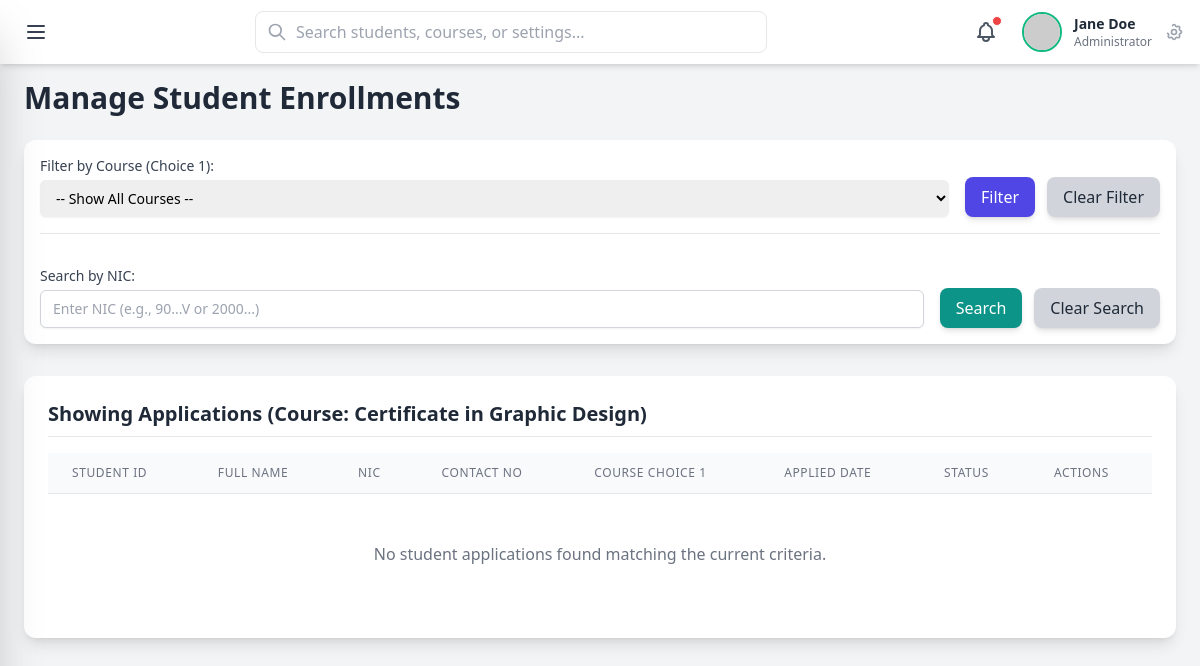
/admin/pages/manage_students.php?filter_course=Certificate in Graphic Design, run on an earlier commit of the app's database.
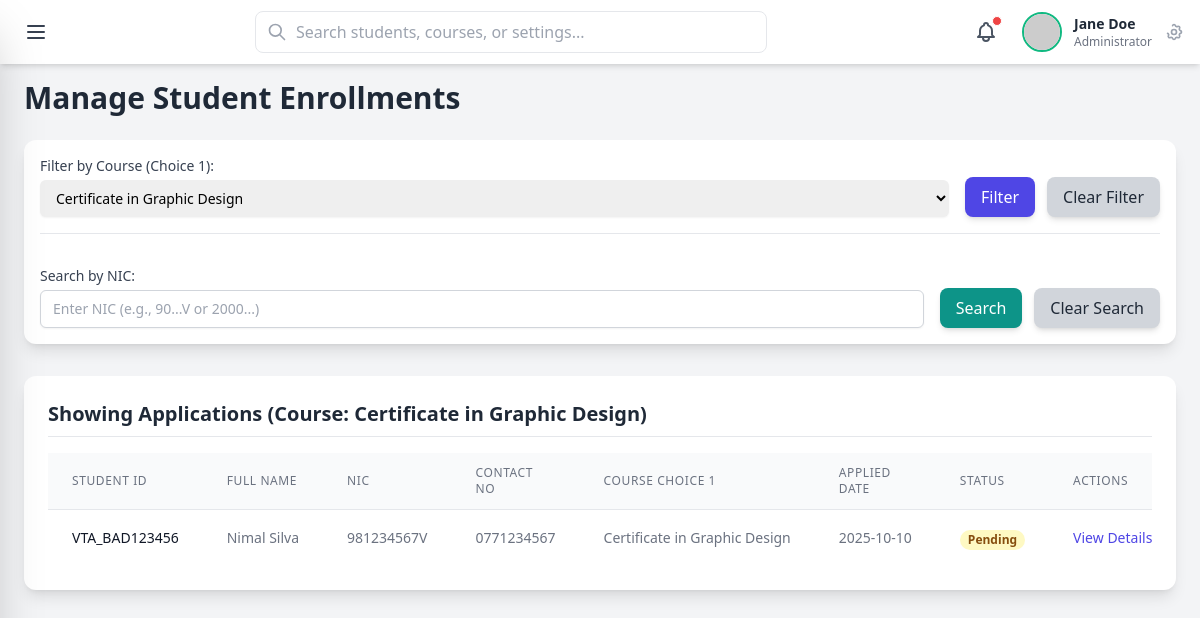
And on a later commit of the database.
### tables this page shows
CREATE TABLE `student_enrollments` (
  `id` int(11) UNSIGNED NOT NULL,
  `Student_id` varchar(50) NOT NULL,
  `full_name` varchar(255) NOT NULL,
  `nic` varchar(12) NOT NULL,
  `address` text NOT NULL,
  `dob` date NOT NULL,
  `contact_no` varchar(15) NOT NULL,
  `whatsapp_no` varchar(15) DEFAULT NULL,
  `ol_pass_status` enum('Yes','No') NOT NULL,
  `ol_english_grade` varchar(5) DEFAULT NULL,
  `ol_maths_grade` varchar(5) DEFAULT NULL,
  `ol_science_grade` varchar(5) DEFAULT NULL,
  `al_category` varchar(50) NOT NULL,
  `course_option_one` varchar(100) NOT NULL,
  `course_option_two` varchar(100) DEFAULT NULL,
  `application_date` timestamp NOT NULL DEFAULT current_timestamp(),
  `is_processed` tinyint(1) DEFAULT 0
);

### admin/pages/manage_students.php (the view, shortened to what the changed rows need)
<?php
include_once('../include/header.php');
include_once('../../include/connection.php');
$course_options_query = "SELECT DISTINCT course_option_one FROM student_enrollments WHERE course_option_one IS NOT NULL AND course_option_one != '' ORDER BY course_option_one ASC";
$course_options_result = $con->query($course_options_query);
$filter_course = '';
if (isset($_GET['filter_course']) && !empty($_GET['filter_course'])) {
    $filter_course = trim($_GET['filter_course']);
}
$search_nic = '';
$base_query = "SELECT * FROM student_enrollments";
$where_clauses = [];
$params = [];
$types = "";
if ($filter_course) {
    $where_clauses[] = "course_option_one = ?";
    $params[] = $filter_course;
    $types .= "s";
}
if (!empty($where_clauses)) {
    $base_query .= " WHERE " . implode(" AND ", $where_clauses);
}
$base_query .= " ORDER BY application_date DESC";
$stmt = $con->prepare($base_query);
if ($stmt) {
    if (!empty($params)) {
        $stmt->bind_param($types, ...$params);
    }
    $stmt->execute();
    $result = $stmt->get_result();
} else {
     echo '<div class="bg-red-100 border-l-4 border-red-500 text-red-700 p-4 rounded-lg mb-6" role="alert">';
     echo '<p class="font-bold">Error!</p>';
     echo '<p>Failed to prepare database query: ' . $con->error . '</p>';
     echo '</div>';
     $result = false;
}
?>
<h2 class="text-3xl font-bold text-gray-800 mb-6">Manage Student Enrollments</h2>
<div class="bg-white p-4 rounded-xl shadow-lg my-6 space-y-4">
    <form action="manage_students.php" method="GET" class="flex flex-col sm:flex-row sm:items-end sm:gap-4 border-b pb-4">
        <div class="flex-grow">
            <label for="filter_course" class="block text-sm font-medium text-gray-700">Filter by Course (Choice 1):</label>
            <select id="filter_course" name="filter_course" class="mt-1 block w-full pl-3 pr-10 py-2 text-base border-gray-300 focus:outline-none focus:ring-indigo-500 focus:border-indigo-500 sm:text-sm rounded-md shadow-sm">
                <option value="">-- Show All Courses --</option>
                <?php
                if ($course_options_result && $course_options_result->num_rows > 0) {
                     $course_options_result->data_seek(0);
                    while ($row = $course_options_result->fetch_assoc()) {
                        $course_val = htmlspecialchars($row['course_option_one']);
                        $selected = ($filter_course == $course_val) ? 'selected' : '';
                        echo "<option value=\"$course_val\" $selected>$course_val</option>";
                    }
                }
                ?>
            </select>
        </div>
    </form>
</div>
<div class="bg-white p-6 rounded-xl shadow-lg mt-8">
    <div class="overflow-x-auto">
        <table class="min-w-full divide-y divide-gray-200">
            <thead class="bg-gray-50">
                <tr>
                    <th scope="col" class="px-6 py-3 text-left text-xs font-medium text-gray-500 uppercase tracking-wider">Student ID</th>
                    <th scope="col" class="px-6 py-3 text-left text-xs font-medium text-gray-500 uppercase tracking-wider">Full Name</th>
                    <th scope="col" class="px-6 py-3 text-left text-xs font-medium text-gray-500 uppercase tracking-wider">NIC</th>
                    <th scope="col" class="px-6 py-3 text-left text-xs font-medium text-gray-500 uppercase tracking-wider">Contact No</th>
                    <th scope="col" class="px-6 py-3 text-left text-xs font-medium text-gray-500 uppercase tracking-wider">Course Choice 1</th>
                    <th scope="col" class="px-6 py-3 text-left text-xs font-medium text-gray-500 uppercase tracking-wider">Applied Date</th>
                    <th scope="col" class="px-6 py-3 text-left text-xs font-medium text-gray-500 uppercase tracking-wider">Status</th>
                    <th scope="col" class="px-6 py-3 text-left text-xs font-medium text-gray-500 uppercase tracking-wider">Actions</th>
                </tr>
            </thead>
            <tbody class="bg-white divide-y divide-gray-200">
                <?php
                if ($result && $result->num_rows > 0) {
                    while ($student = $result->fetch_assoc()) {
                ?>
                <tr>
                    <td class="px-6 py-4 whitespace-nowrap text-sm font-medium text-gray-900"><?php echo htmlspecialchars($student['Student_id']); ?></td>
                    <td class="px-6 py-4 whitespace-nowrap text-sm text-gray-500"><?php echo htmlspecialchars($student['full_name']); ?></td>
                    <td class="px-6 py-4 whitespace-nowrap text-sm text-gray-500"><?php echo htmlspecialchars($student['nic']); ?></td>
                    <td class="px-6 py-4 whitespace-nowrap text-sm text-gray-500"><?php echo htmlspecialchars($student['contact_no']); ?></td>
                    <td class="px-6 py-4 whitespace-nowrap text-sm text-gray-500"><?php echo htmlspecialchars($student['course_option_one']); ?></td>
                    <td class="px-6 py-4 whitespace-nowrap text-sm text-gray-500"><?php echo date('Y-m-d', strtotime($student['application_date'])); ?></td>
                    <td class="px-6 py-4 whitespace-nowrap">
                        <?php if ($student['is_processed'] == 1): ?>
                            <span class="px-2 inline-flex text-xs leading-5 font-semibold rounded-full bg-green-100 text-green-800">Processed</span>
                        <?php else: ?>
                            <span class="px-2 inline-flex text-xs leading-5 font-semibold rounded-full bg-yellow-100 text-yellow-800">Pending</span>
                        <?php endif; ?>
                    </td>
                    <td class="px-6 py-4 whitespace-nowrap text-sm font-medium">
                        <a href="view_student_details.php?nic=<?php echo htmlspecialchars($student['nic']); ?>"
                           class="text-indigo-600 hover:text-indigo-900">
                           View Details
                        </a>
                    </td>
                </tr>
                <?php
                    }
                } else {
                    $no_results_message = "No student applications found.";
                    if ($filter_course || $search_nic) {
                         $no_results_message = "No student applications found matching the current criteria.";
                    }
                    echo '<tr><td colspan="8" class="px-6 py-12 text-center text-gray-500">' . $no_results_message . '</td></tr>';
                }
                ?>
            </tbody>
        </table>
    </div>
</div>
<?php include_once('../include/footer.php'); ?>

What changed in the data, as far as the page shows it:
now on this page (row edited): student_enrollments: Student "VTA_BAD123456", full_name "Nimal Silva", nic "981234567V", contact_no "0771234567", course_option_one "Certificate in Graphic Design", application_date "2025-10-10", is_processed "Pending"
Also different on the page:
form field filter_course: "-- Show All Courses --" → "Certificate in Graphic Design"
$no_results_message: "No student applications found matching the current criteria." → (not shown)
